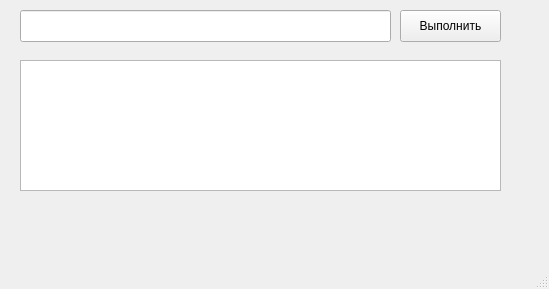
<?xml version="1.0" encoding="UTF-8"?>
<ui version="4.0">
 <class>MainWindow</class>
 <widget class="QMainWindow" name="MainWindow">
  <property name="geometry">
   <rect>
    <x>0</x>
    <y>0</y>
    <width>549</width>
    <height>289</height>
   </rect>
  </property>
  <property name="windowTitle">
   <string>MainWindow</string>
  </property>
  <widget class="QWidget" name="centralwidget">
   <widget class="QTextEdit" name="textEdit">
    <property name="geometry">
     <rect>
      <x>20</x>
      <y>60</y>
      <width>481</width>
      <height>131</height>
     </rect>
    </property>
    <property name="verticalScrollBarPolicy">
     <enum>Qt::ScrollBarAsNeeded</enum>
    </property>
    <property name="horizontalScrollBarPolicy">
     <enum>Qt::ScrollBarAsNeeded</enum>
    </property>
    <property name="sizeAdjustPolicy">
     <enum>QAbstractScrollArea::AdjustIgnored</enum>
    </property>
    <property name="readOnly">
     <bool>true</bool>
    </property>
   </widget>
   <widget class="QLabel" name="label_7">
    <property name="geometry">
     <rect>
      <x>310</x>
      <y>190</y>
      <width>511</width>
      <height>41</height>
     </rect>
    </property>
    <property name="text">
     <string/>
    </property>
   </widget>
   <widget class="QLineEdit" name="lineEdit">
    <property name="geometry">
     <rect>
      <x>20</x>
      <y>10</y>
      <width>371</width>
      <height>32</height>
     </rect>
    </property>
   </widget>
   <widget class="QLabel" name="label_5">
    <property name="geometry">
     <rect>
      <x>-10</x>
      <y>0</y>
      <width>16</width>
      <height>51</height>
     </rect>
    </property>
    <property name="text">
     <string/>
    </property>
   </widget>
   <widget class="QLabel" name="label_6">
    <property name="geometry">
     <rect>
      <x>0</x>
      <y>50</y>
      <width>521</width>
      <height>191</height>
     </rect>
    </property>
    <property name="text">
     <string/>
    </property>
   </widget>
   <widget class="QLabel" name="label">
    <property name="geometry">
     <rect>
      <x>0</x>
      <y>0</y>
      <width>541</width>
      <height>51</height>
     </rect>
    </property>
    <property name="text">
     <string/>
    </property>
   </widget>
   <widget class="QPushButton" name="pushButton">
    <property name="enabled">
     <bool>true</bool>
    </property>
    <property name="geometry">
     <rect>
      <x>400</x>
      <y>10</y>
      <width>101</width>
      <height>32</height>
     </rect>
    </property>
    <property name="text">
     <string>Выполнить</string>
    </property>
   </widget>
   <zorder>textEdit</zorder>
   <zorder>label_7</zorder>
   <zorder>label_6</zorder>
   <zorder>label</zorder>
   <zorder>lineEdit</zorder>
   <zorder>label_5</zorder>
   <zorder>pushButton</zorder>
  </widget>
  <widget class="QMenuBar" name="menubar">
   <property name="geometry">
    <rect>
     <x>0</x>
     <y>0</y>
     <width>549</width>
     <height>26</height>
    </rect>
   </property>
  </widget>
  <widget class="QStatusBar" name="statusbar"/>
 </widget>
 <resources/>
 <connections/>
</ui>
